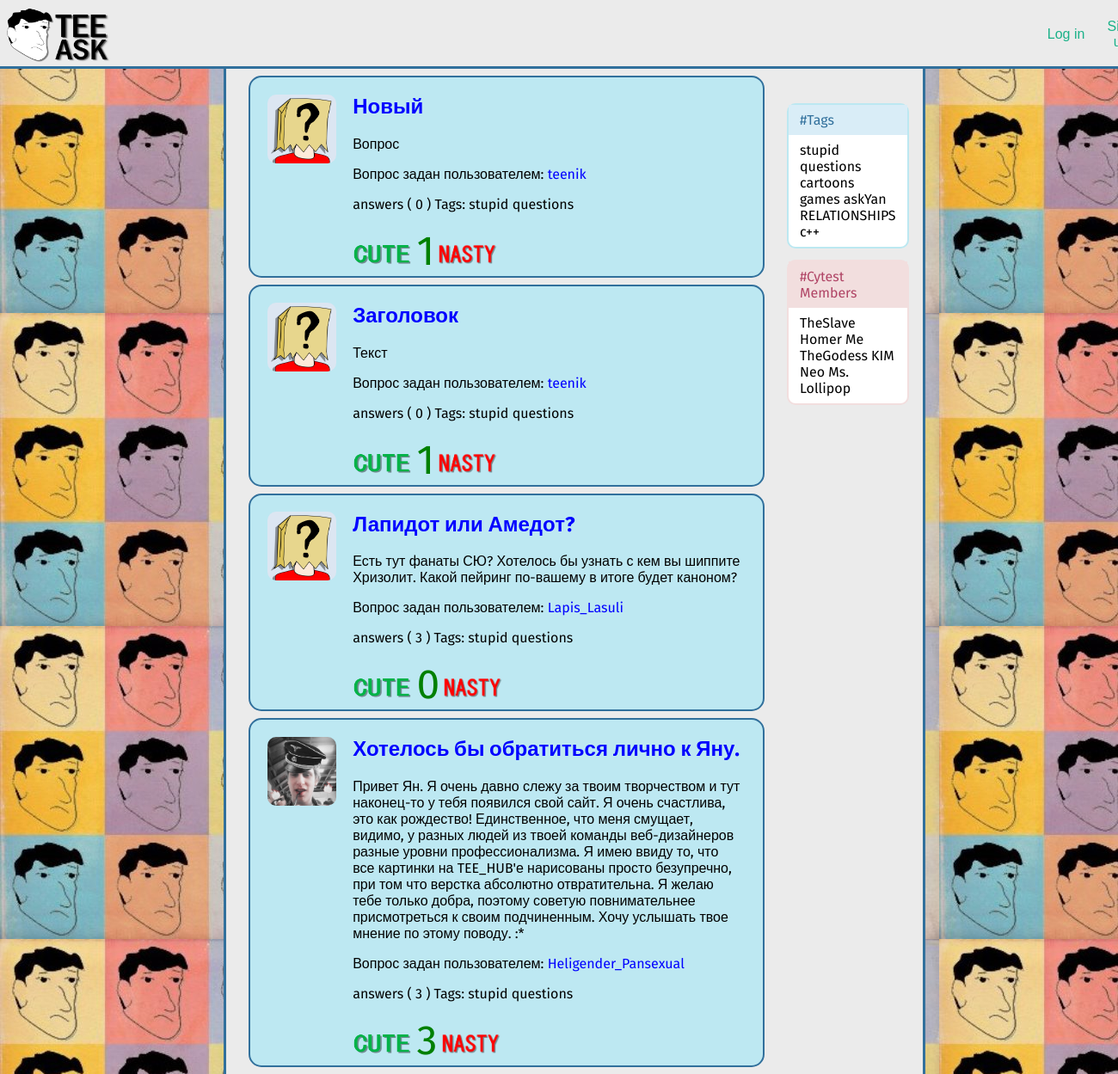
/, run on an earlier commit of the app's database.
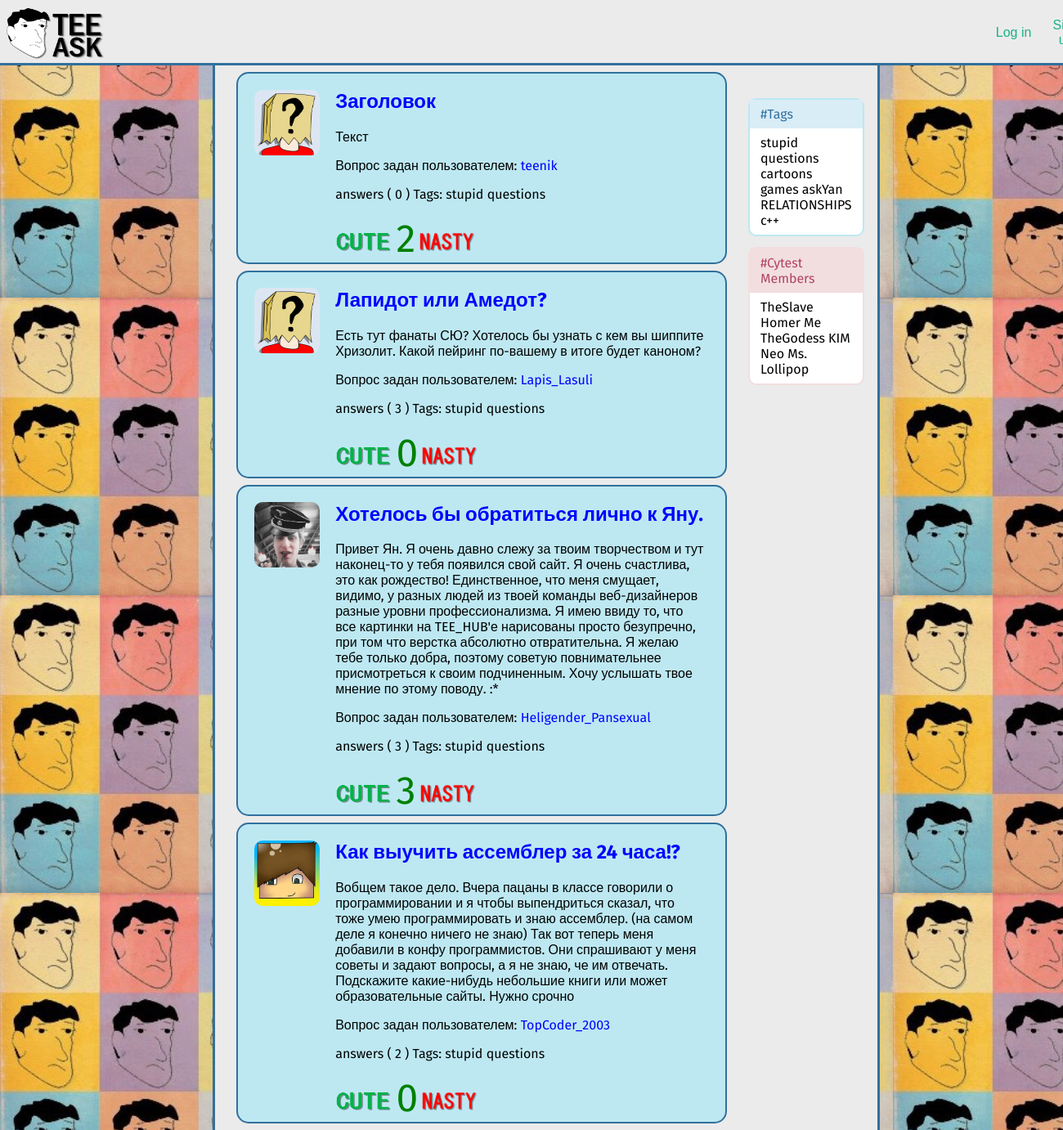
And on a later commit of the database.
### TeeAsk/models.py (models this page shows, shortened)
class Post(models.Model):
    author = models.ForeignKey(Profile, default=None, on_delete=models.CASCADE)
    date = models.DateTimeField(auto_now_add=True, auto_now=False)
    title = models.TextField()
    text = models.TextField()
    answers = models.IntegerField(default=0)
    likes = models.IntegerField(default=0)

class Profile(User):
    avatar = models.ImageField(upload_to='media', default='default.png')
    objects = UserManager()

### TeeAsk/views.py (the view, shortened to what this page needs)
# urls.py: url(r'^$', IndexView.as_view()),
class IndexView(View):
    def get(self, request):
        ques_form = QuestionForm(initial={'title': 'Заголовок', 'text': 'Текст'})
        title = 'TeeAsk'
        posts = Post.objects.order_by('-id')[:4];
        likes = None
        if request.user.is_authenticated:#  is not None or request.user is not AnonymousUser:
            liked_posts = Like.objects.filter(user=request).values_list("post")
            likes = Like.objects.filter(user=request.user)
        return render(request, 'index.html', locals())

### templates/index.html (shortened to what this page needs)
{% extends "base.html" %}
{% load staticfiles %}
{% block styles %}
    <link rel="stylesheet" href="https://cdnjs.cloudflare.com/ajax/libs/normalize/5.0.0/normalize.min.css">
    <link rel="stylesheet" href="../static/css/nqst.css?v=1.4">
{% endblock %}
{% block center %}
    <div id='thread' class='center'>
        {% for p in posts %}
            <div class="post" id="post_id-{{ p.id }}">
                <div class="post-pic">
                    <img class='post-img' src="{{ MEDIA_URL }}{{ p.author.avatar.url }}"/>
                </div>
                <div class="post-text">
                    <h2>
                        <a id='title' href="{% url 'get question' p.id %}">{{ p.title }}</a>
                    </h2>
                    <p id='post-text'>{{ p.text }}</p>
                    <p>Вопрос задан пользователем: <a id="user_anchor"
                                                      href="{% url 'get user posts' p.id %}">{{ p.author }}</a></p>
                    <p>answers ( {{ p.answers }} ) Tags: stupid questions</p>
                    <div>
                        <img class="rating-img" id='like' src="../static/img/lois.png">
                        {% if p.likes >= 0 %}
                            <font id='score' size='7' color='green'>{{ p.likes }}</font>
                        {% else %}
                            <font id='score' size='7' color='red'>{{ p.likes }}</font>
                        {% endif %}
                        <img class="rating-img" id='dislike' src="../static/img/dislois.png">
                    </div>
                </div>
            </div>
        {% endfor %}
    </div>
{% endblock %}

What changed in the data, as far as the page shows it:
removed Post: author.avatar (placeholder picture), title "Новый", text "Вопрос", author "teenik", answers "0", likes "1"
changed Post "Заголовок": likes "1" → "2"
now on this page (row unchanged): Post: author.avatar (picture), title "Как выучить ассемблер за 24 часа!?", text "Вобщем такое дело. Вчера пацаны в классе говорили о программировании и я чтобы выпендриться сказал, что тоже умею программировать и знаю ассемблер. (на самом деле я конечно ничего не знаю) Так вот теперь меня добавили в конфу программистов. Они спрашивают у меня советы и задают вопросы, а я не знаю, че им отвечать. Подскажите какие-нибудь небольшие книги или может образовательные сайты. Нужно срочно", author "TopCoder_2003", answers "2", likes "0"
